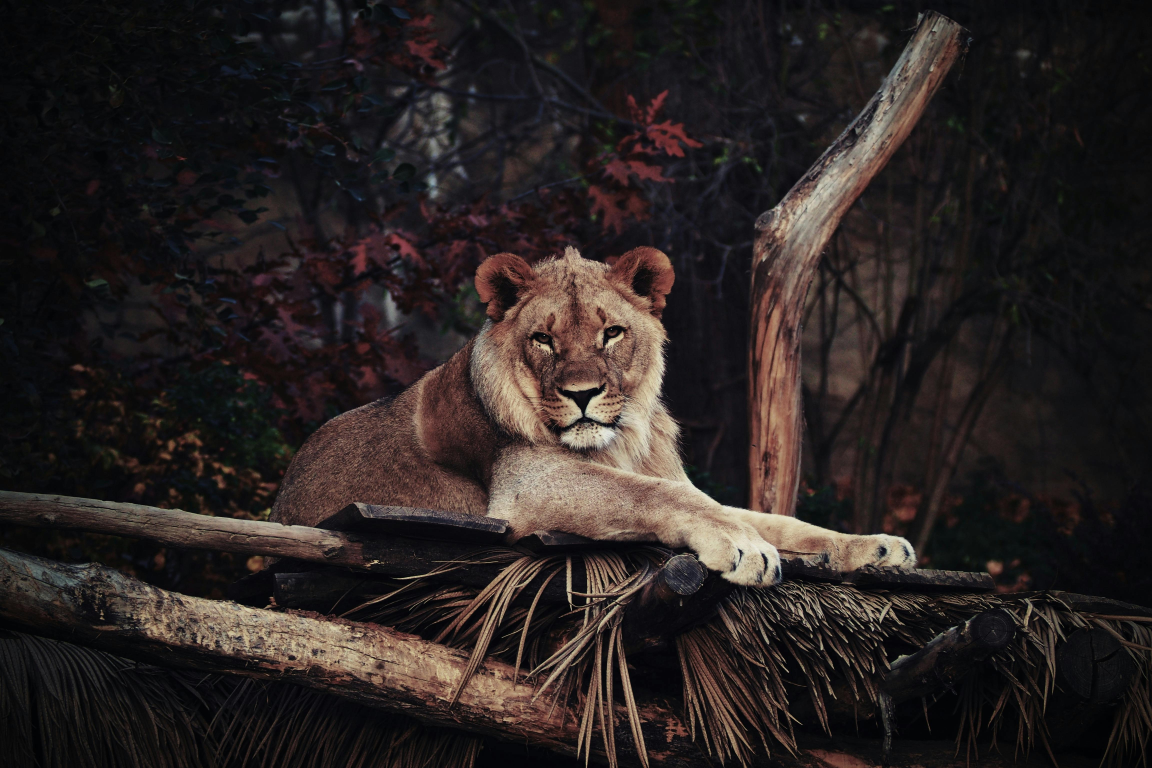
#> input picture test_image.jpg, 4608 x 3072 px (shown at 1/4 size)
$ jupyter execute Open_cv_lesson2.ipynb
#> lines starting #> are read from the running program, lines starting #| are printed output that depends on the picture
## Color Spaces

[cell 1]
import cv2 as cv
import numpy as np

img=cv.imread('test_image.jpg')
#> img is the input picture: shape (3072, 4608, 3); mean B, G, R 34, 35.3, 42
small=cv.resize(img,(900,500))
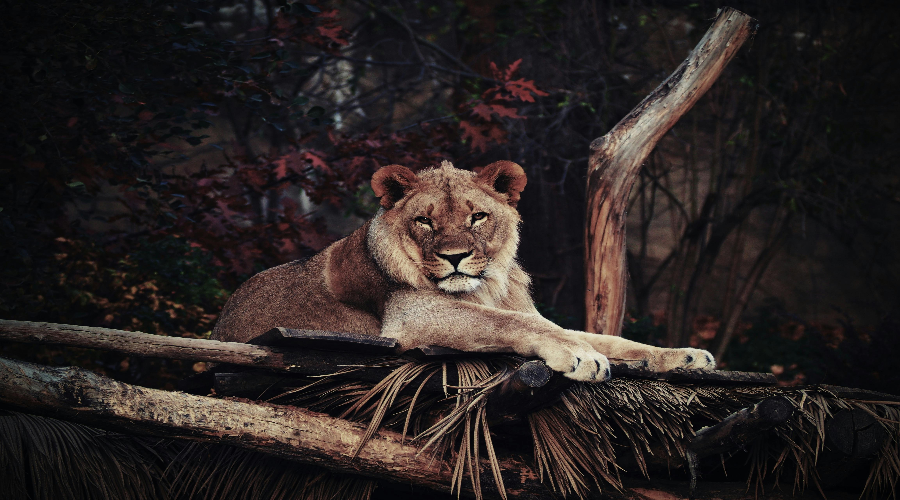
#> small: shape (500, 900, 3); mean B, G, R 33.9, 35.3, 42
#cv.imshow('lion',small)

##--------- BGR to GRAY ----------------#
gray=cv.cvtColor(small,cv.COLOR_BGR2GRAY)
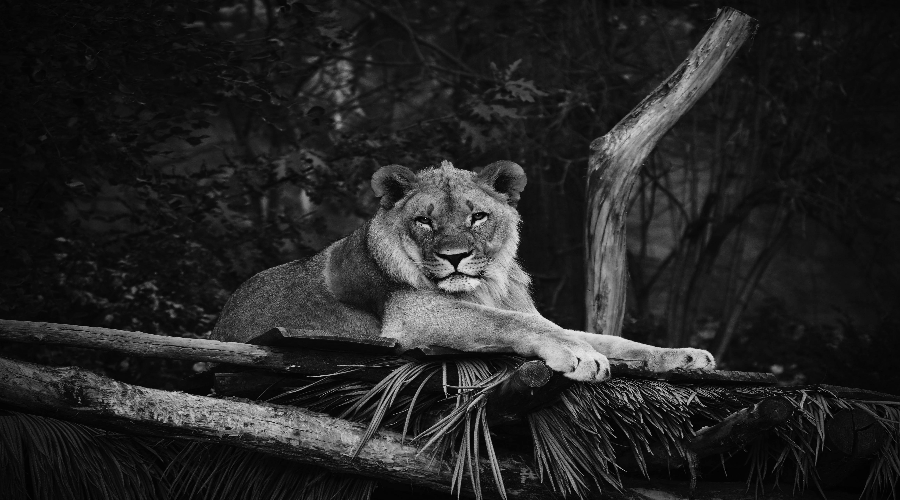
#> gray: shape (500, 900); min 0, max 233, mean 37.1
cv.imshow('gray',gray)

##----------- BGR to HSV ---------------#
hsv=cv.cvtColor(small,cv.COLOR_BGR2HSV)
#> hsv: shape (500, 900, 3); mean H, S, V 74.5, 63.8, 43.8
cv.imshow('hsv',hsv)

##----------- BGR to LAB ---------------#
lab=cv.cvtColor(small,cv.COLOR_BGR2LAB)
#> lab: shape (500, 900, 3); mean of channels 0, 1, 2 36.2, 130.8, 129.8
cv.imshow('Lab',lab)

##----------- BGR to RGB ---------------#
bgtog=cv.cvtColor(small,cv.COLOR_BGR2RGB)
cv.imshow('BGTORG',bgtog)
cv.waitKey(0)
cv.destroyAllWindows()

## Color Channels

[cell 2]
import cv2 as cv
img=cv.imread('test_image.jpg')
small=cv.resize(img,(900,500))

b,g,r=cv.split(small)
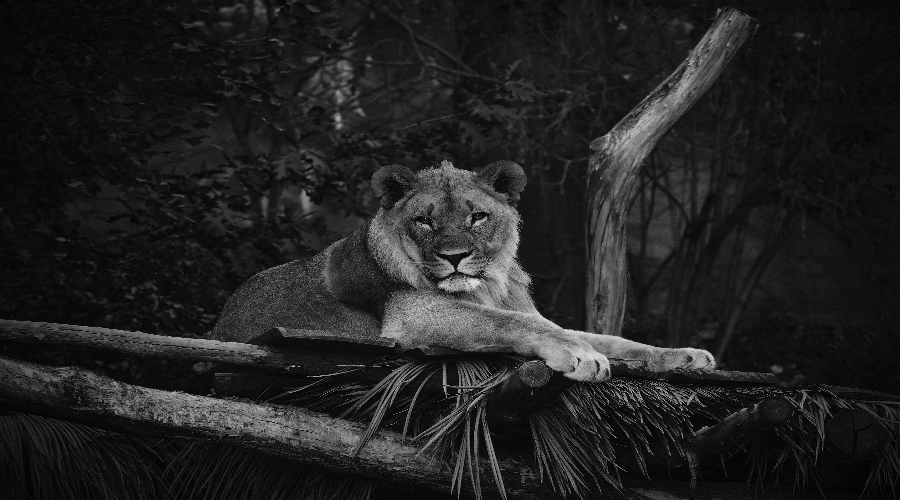
#> b: shape (500, 900); min 0, max 233, mean 33.9
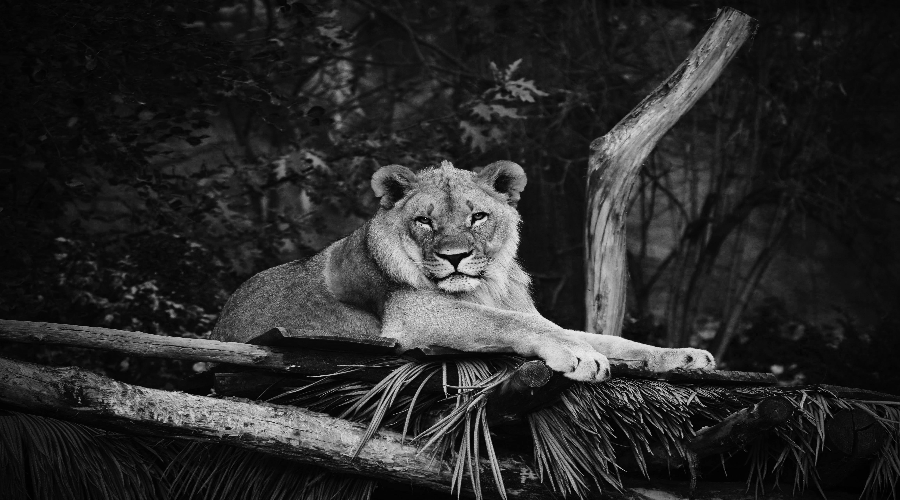
#> r: shape (500, 900); min 0, max 235, mean 42
cv.imshow('og',small)
cv.imshow('blue',b)
cv.imshow('green',g)
cv.imshow('red',r)

cv.waitKey(0)
cv.destroyAllWindows()

## Blurring Methods

[cell 3]
import cv2 as cv

img=cv.imread('test_image.jpg')
small=cv.resize(img,(900,500))

#### Blurr
blurr=cv.blur(small,(3,3))
cv.imshow('blur',blurr)

#### Gaussian Blur
gb=cv.GaussianBlur(small,(3,3),0)
cv.imshow('GaussianBlur',gb)

#### Median Blur
mb=cv.medianBlur(small,3)
cv.imshow('Median Blur',mb)

#### Bilateral
bl=cv.bilateralFilter(small,5,15,15)
cv.imshow('BL',bl)
cv.waitKey(0)
cv.destroyAllWindows()

$ run again, with image copy.png saved as test_image.jpg
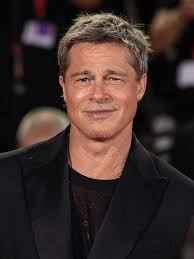
#> input picture image copy.png, 194 x 259 px
#> img is the input picture: shape (259, 194, 3); mean B, G, R 43.1, 45.5, 61.5
#> `small=cv.resize(img,(900,500))`:
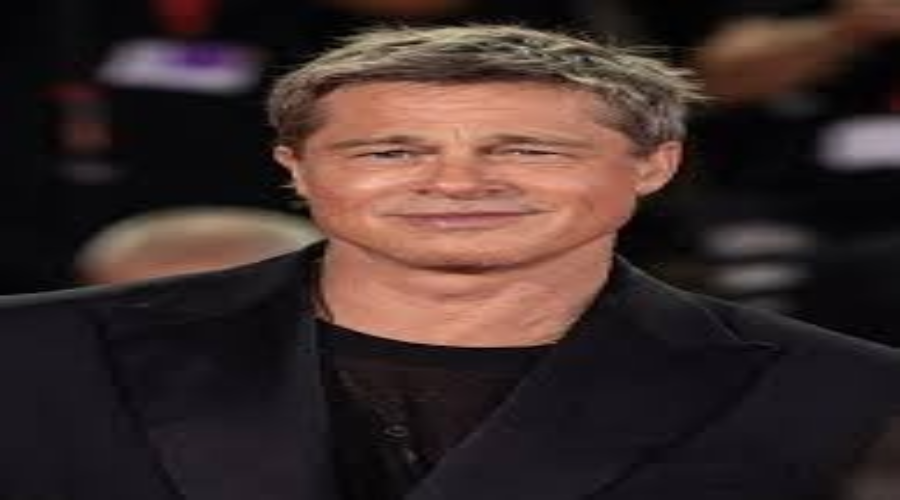
#> small: shape (500, 900, 3); mean B, G, R 43, 45.4, 61.4
#> hsv: shape (500, 900, 3); mean H, S, V 85.9, 79.5, 63
#> lab: shape (500, 900, 3); mean of channels 0, 1, 2 50.1, 134.4, 131.7
#> `b,g,r=cv.split(small)`:
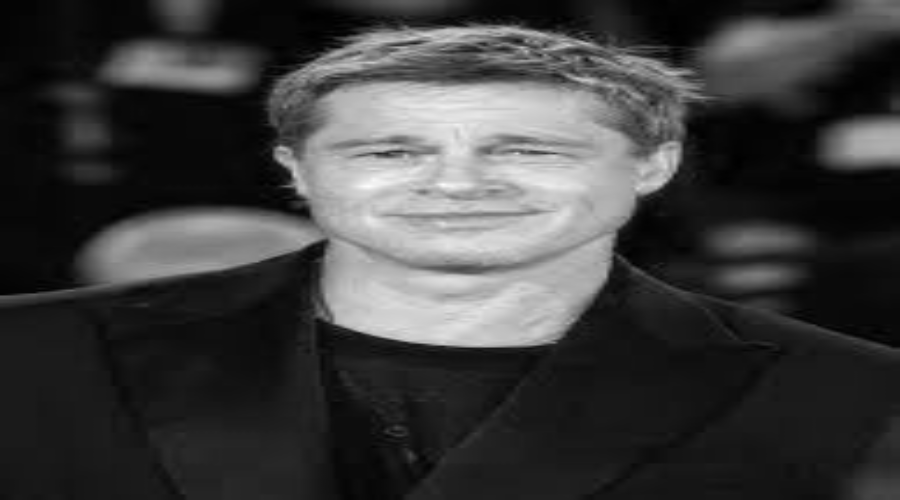
#> r: shape (500, 900); min 0, max 253, mean 61.4
